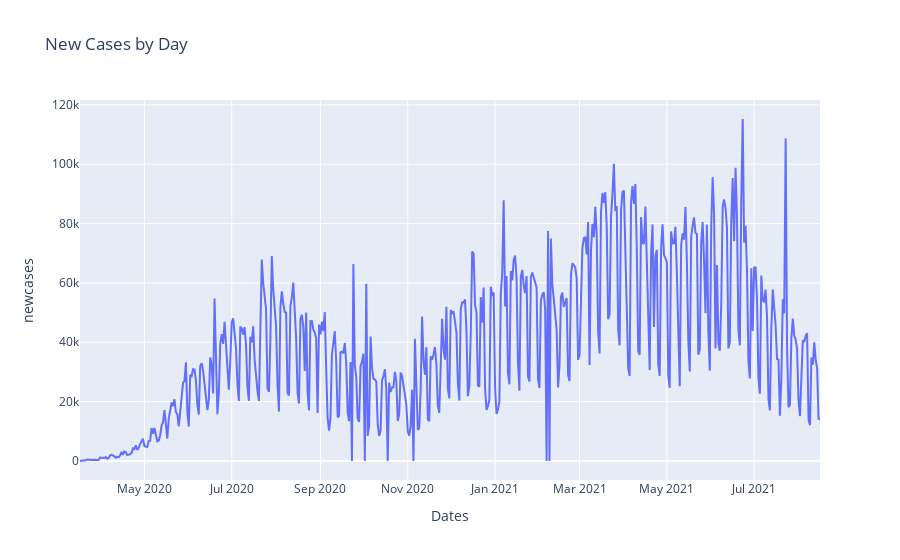

Source (notebook cell):
### Code cell
px.line(data, x='Dates', y='newcases', title='New Cases by Day')

### Figure 1 — Plotly figure (JSON) as saved in the notebook; plotly's stock layout.template omitted (floating-point values rounded to 4 significant figures; data arrays with more than 128 entries replaced by an {"elided": "..."} marker saying what was removed)
{"data": [{"hovertemplate": "Dates=%{x}<br>newcases=%{y}<extra></extra>", "legendgroup": "", "line": {"color": "#636efa", "dash": "solid"}, "marker": {"symbol": "circle"}, "mode": "lines", "name": "", "orientation": "v", "showlegend": false, "type": "scatter", "x": {"elided": "518 str values"}, "xaxis": "x", "y": {"elided": "518 int values"}, "yaxis": "y"}], "layout": {"legend": {"tracegroupgap": 0}, "title": {"text": "New Cases by Day"}, "xaxis": {"anchor": "y", "domain": [0, 1], "title": {"text": "Dates"}}, "yaxis": {"anchor": "x", "domain": [0, 1], "title": {"text": "newcases"}}}}
